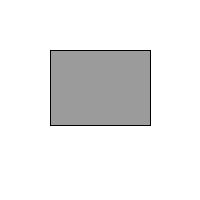
Frame 1 (no input)
Frame 60 (the mouse pressed at the canvas centre just before this capture): identical to frame 1, image omitted
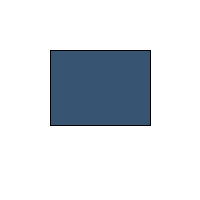
Frame 120 (the mouse held since frame 60 and released just before this capture)

The Processing sketch that drew these frames (run headless with seeded random() and noise(); from frame 60 on, the mouse is pressed at the canvas centre):

// Processing sketch: assingment_arrays
// ── assingment_arrays.pde
int x=50;
int y=50;
int w=100;
int h=75;

void setup(){
  size(200,200);
}
void draw(){
  background(255);
  stroke(0);
  if(mouseX>= x && mouseX<=w+x && mouseY>= y && mouseY <= h+y){
    fill(55,85,115);
    
  } else {
    fill(155);
  
}
rect(x,y,w,h);
}
